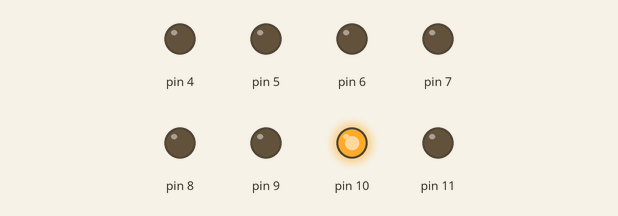
Simulated run of this sketch. Board: Arduino Uno, built with avr-gcc and run on an emulated ATmega328P. On the bench: output pins drawn as LEDs (lit = HIGH).

Above: at 0.3 s.
At 0.9 s:
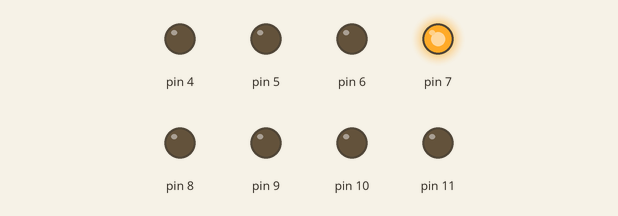
At 1.6 s:
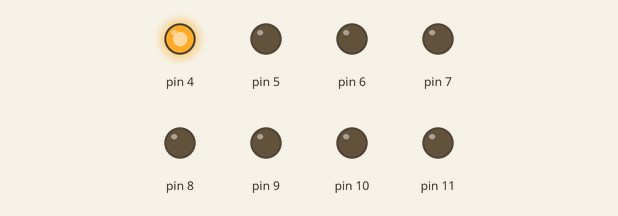
At 2.7 s:
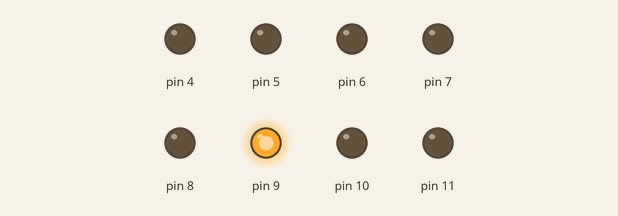
At 3.9 s:
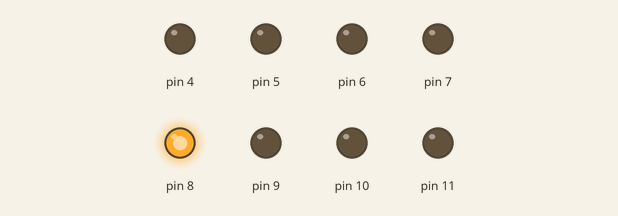
At 6.4 s:
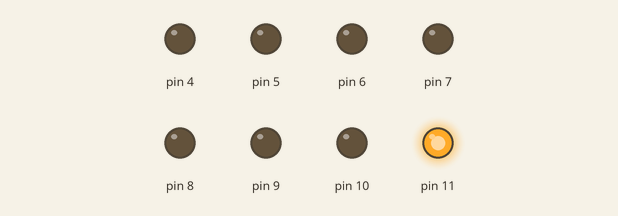
Timing chart, 0 to 7.4 s (numbered marks = the images above):
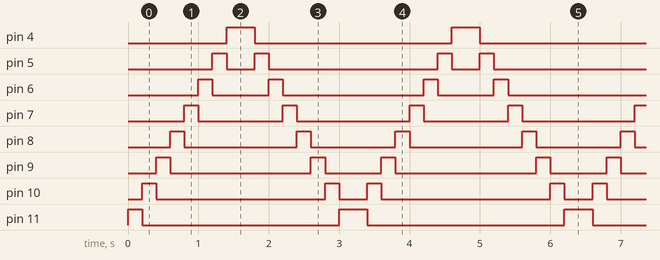

The sketch:

OP1_NightCar.ino
```cpp
void setup() {
    //Pin 11 tot en met 4 op modus output zetten
    for (int ledVal = 11; ledVal >= 4; ledVal -= 1) {
        pinMode(ledVal, OUTPUT);
    }
}

void loop() {
    //Voor pin 11 tot en met 4
    for (int ledVal = 11; ledVal >= 4; ledVal -= 1) {
        //Pin aanzetten
        digitalWrite(ledVal, HIGH);
        //Vorige pin uitzetten
        digitalWrite(ledVal + 1, LOW);
        //Even wachten
        delay(200);
    }

    //Hetzelfde maar in de tegenovergestelde richting
    //Voor pin 4 tot en met 11
    for (int ledVal = 4; ledVal <= 11; ledVal += 1) {
        //Pin aanzetten
        digitalWrite(ledVal - 1, LOW);
        //Vorige pin uitzetten
        digitalWrite(ledVal, HIGH);
        //Even wachten
        delay(200);
    }
}
```

Measured:
- by itself, pin 4: alternates HIGH for 0.40 s and LOW for 2.8 s
- by itself, pin 5: repeats every 3.2 s: LOW 0.40 s, HIGH 0.20 s, LOW 2.4 s, HIGH 0.20 s
- by itself, pin 6: repeats every 3.2 s: LOW 0.80 s, HIGH 0.20 s, LOW 2.0 s, HIGH 0.20 s
- by itself, pin 7: repeats every 3.2 s: LOW 1.2 s, HIGH 0.20 s, LOW 1.6 s, HIGH 0.20 s
- by itself, pin 8: repeats every 3.2 s: LOW 1.6 s, HIGH 0.20 s, LOW 1.2 s, HIGH 0.20 s
- by itself, pin 9: repeats every 3.2 s: LOW 2.0 s, HIGH 0.20 s, LOW 0.80 s, HIGH 0.20 s
- by itself, pin 10: repeats every 3.2 s: LOW 2.4 s, HIGH 0.20 s, LOW 0.40 s, HIGH 0.20 s
- by itself, pin 11: repeats every 3.2 s: LOW 2.8 s, HIGH 0.40 s
